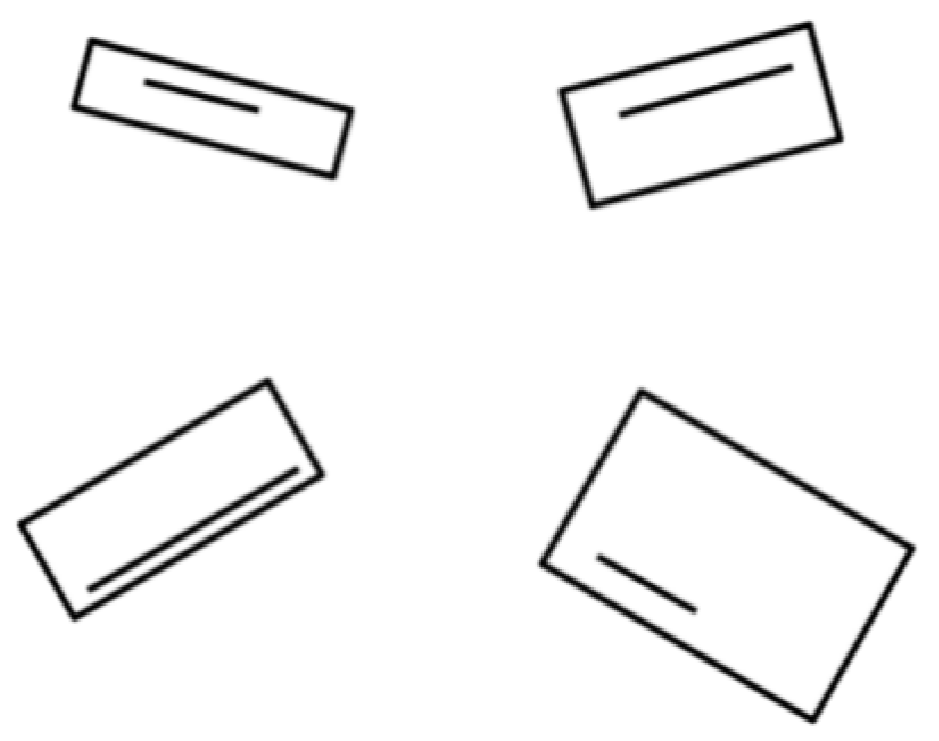
#> input picture images (2).png, 939 x 741 px
$ python detection.py
#> lines starting #> are read from the running program, lines starting #| are printed output that depends on the picture; after the words box and inside, x2 and y2 are one past the last pixel; in counts of white or black regions, pixels touching at a corner belong together
import cv2
import numpy as np
import os

# Load the image
image = cv2.imread('images (2).png')
#> image is the input picture: shape (741, 939, 3); min 0, max 255, mean 245.4

# Apply image enhancement techniques (e.g., histogram equalization)
enhanced_image = cv2.equalizeHist(cv2.cvtColor(image, cv2.COLOR_BGR2GRAY))
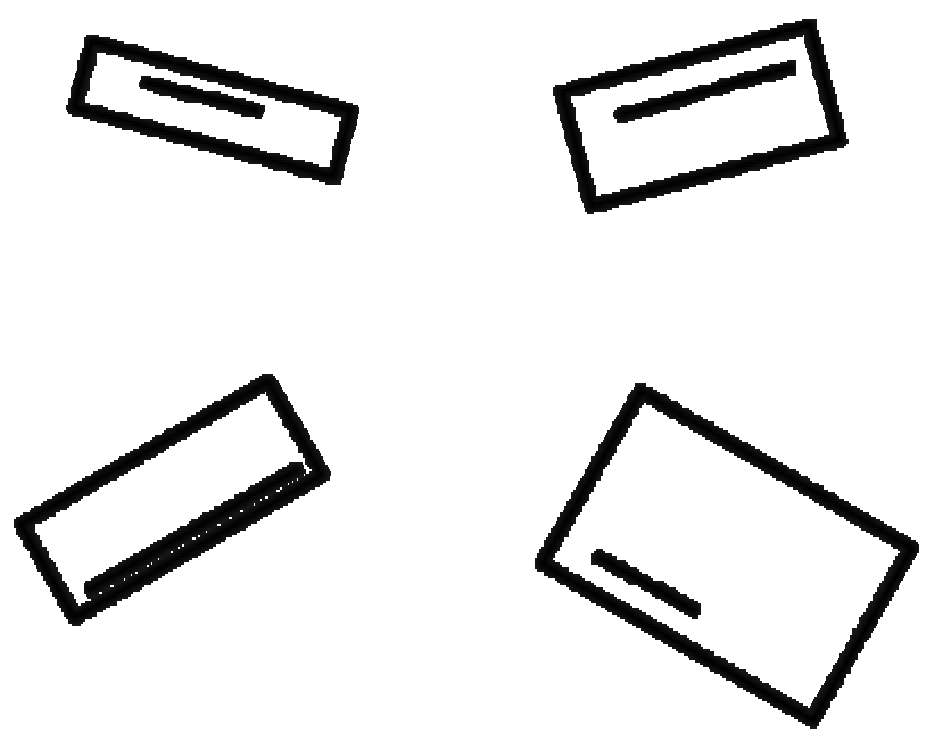
#> enhanced_image: shape (741, 939); min 0, max 255, mean 232.7

# Apply adaptive thresholding
thresholded_image = cv2.adaptiveThreshold(
    enhanced_image, 255, cv2.ADAPTIVE_THRESH_MEAN_C, cv2.THRESH_BINARY, 11, 2)
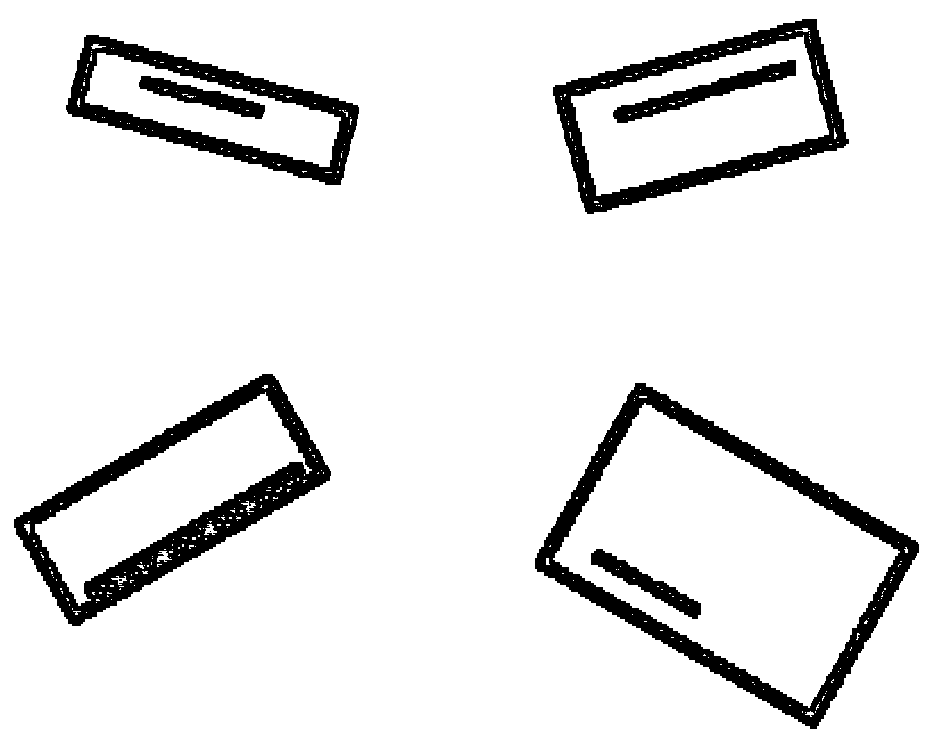
#> thresholded_image: shape (741, 939); 91% white; 9 black regions (2 under 20 px), largest, box (x1, y1, x2, y2) and area: (535, 383, 919, 729) 16767, (14, 374, 331, 626) 16649, (553, 19, 849, 214) 11607

# Perform edge detection
edges = cv2.Canny(thresholded_image, 50, 150)
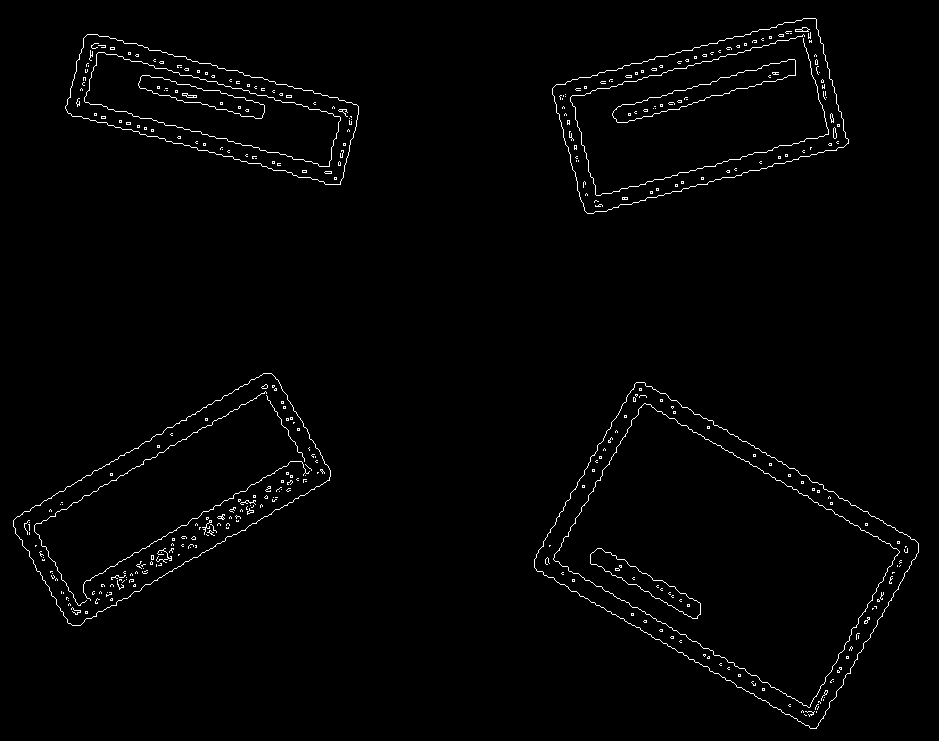
#> edges: shape (741, 939); 1.4% white in thin lines or dots

# Find contours
contours, hierarchy = cv2.findContours(
    edges, cv2.RETR_EXTERNAL, cv2.CHAIN_APPROX_SIMPLE)
#> contours = 4 contours; box (x1, y1, x2, y2) and area: (534, 382, 919, 729) 70704, (13, 373, 331, 626) 37591, (552, 18, 849, 214) 36380, (65, 34, 359, 185) 23892

# Iterate over contours
for contour in contours:
    # Approximate the contour to a polygon
    approx = cv2.approxPolyDP(
        contour, 0.02 * cv2.arcLength(contour, True), True)

    # Check if the contour has four corners (a rectangle)
    if len(approx) == 4:
        # Draw the rectangle on the image
        cv2.drawContours(image, [approx], 0, (0, 255, 0), 2)

        # Draw the line inside the rectangle
        cv2.line(image, tuple(approx[0][0]),
                 tuple(approx[2][0]), (0, 0, 255), 2)
#> this loop made 4 passes
#> approx on passes 1 to 4: [[636, 382], [534, 567], [816, 728], [918, 543]], [[271, 373], [13, 520], [68, 623], [329, 480]], [[83, 38], [72, 116], [340, 184], [356, 104]], [[816, 19], [556, 84], [584, 210], [848, 143]]
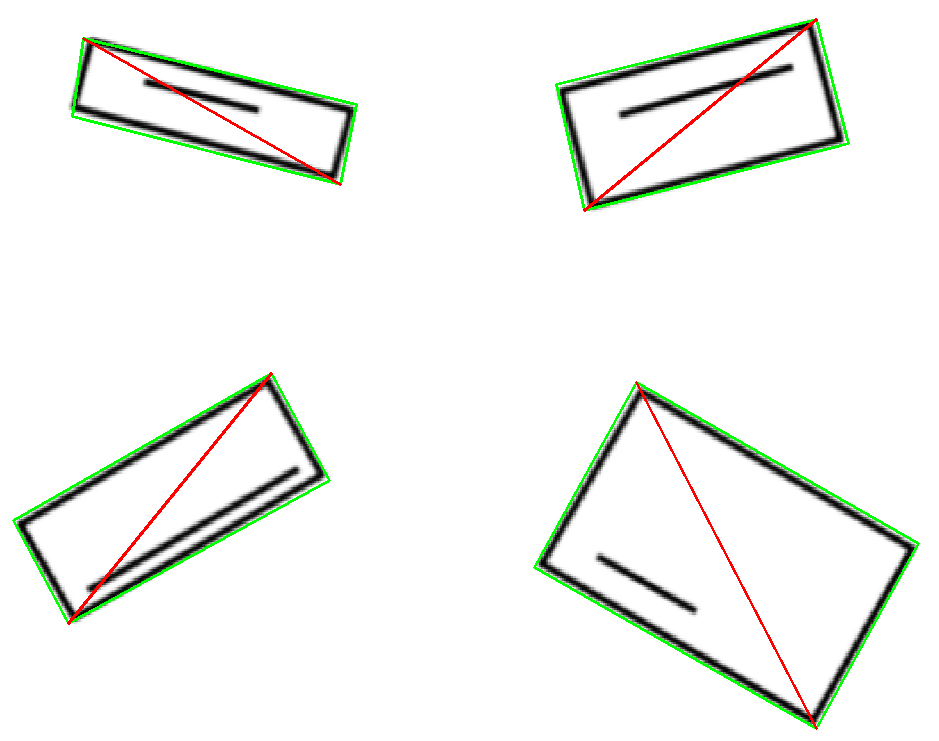
#> image: shape (741, 939, 3); 1.86% of pixels changed, all inside (x1, y1, x2, y2) = (12, 18, 920, 730)


# Display the enhanced image, thresholded image, and the image with the detected rectangle and line
cv2.imshow('Enhanced Image', enhanced_image)
cv2.imshow('Thresholded Image', thresholded_image)
cv2.imshow('Detected Rectangle and Line', image)
cv2.waitKey(0)
cv2.destroyAllWindows()
